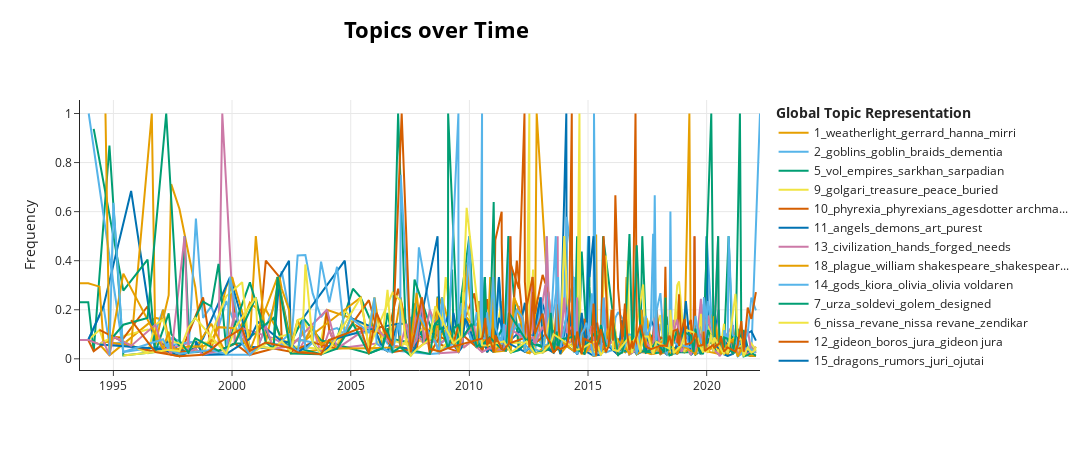

The cell this chart's notebook holds for it:
### Code cell
# what if we normalize frequency 
topic_model.visualize_topics_over_time(topics_over_time, topics = [1,2,3,4,5,6,7,8,9,10,11,12,13,14,15,16,17,18,19])
